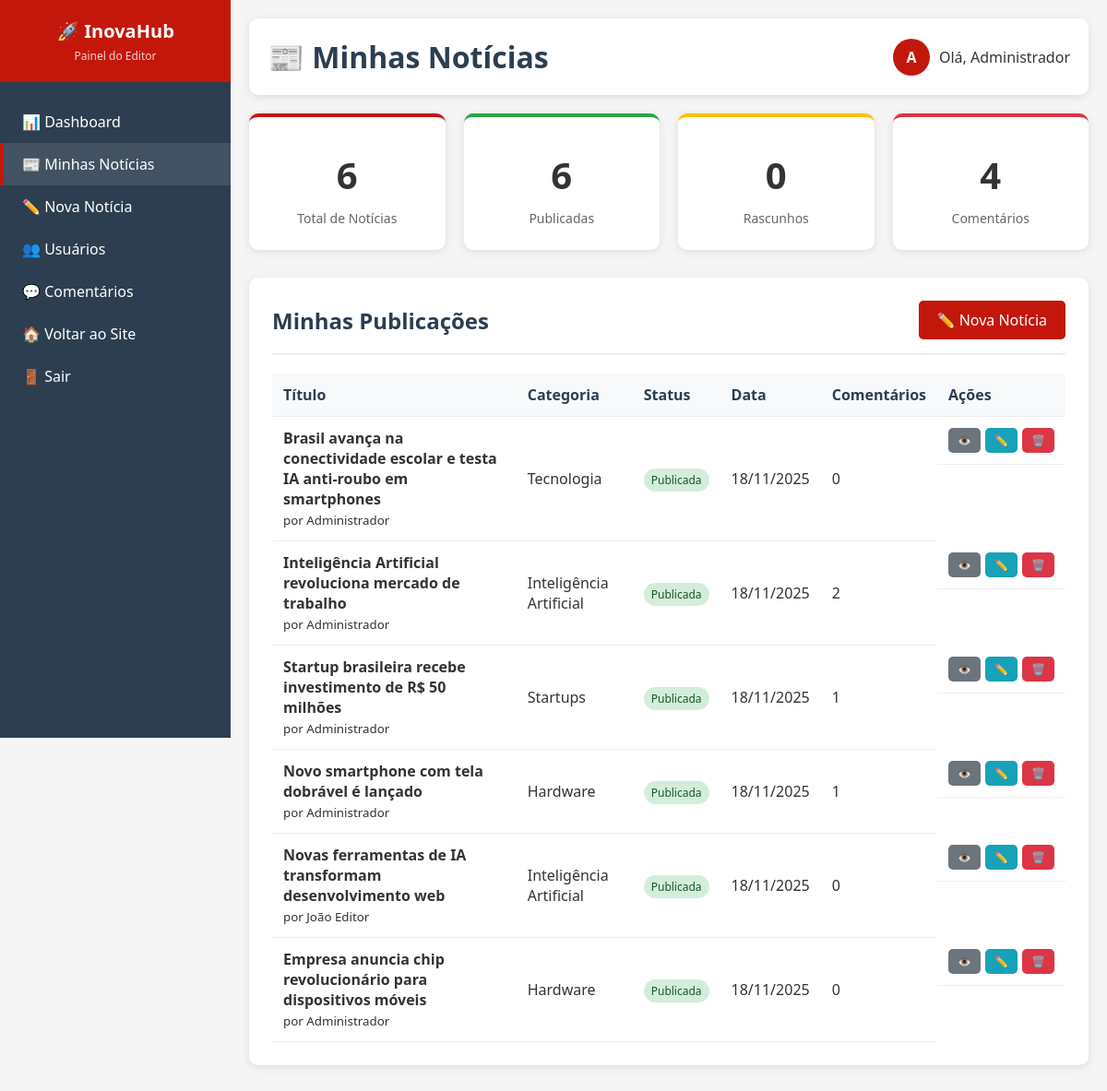
Before: /editor/minhas_noticias.php (signed in) with the older database file.
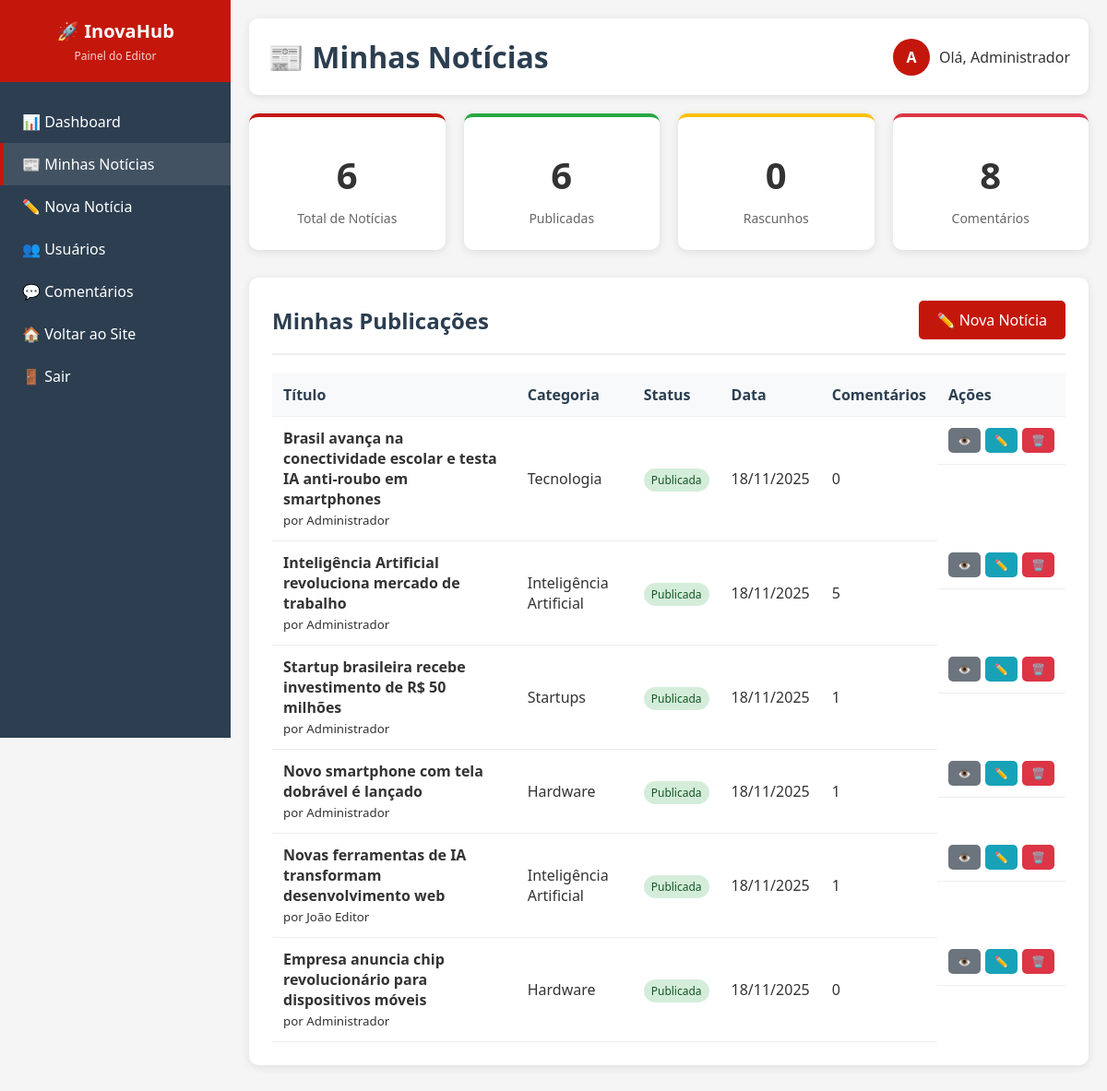
After: the same page with the newer database file.
### tables this page shows
CREATE TABLE `noticias` (
  `id` int(11) NOT NULL,
  `titulo` varchar(200) NOT NULL,
  `slug` varchar(200) NOT NULL,
  `resumo` text NOT NULL,
  `noticia` longtext NOT NULL,
  `imagem` varchar(255) DEFAULT 'noticia.jpg',
  `autor` int(11) NOT NULL,
  `categoria` int(11) NOT NULL,
  `status` enum('rascunho','publicada','arquivada') DEFAULT 'rascunho',
  `visualizacoes` int(11) DEFAULT 0,
  `destaque` tinyint(1) DEFAULT 0,
  `data` timestamp NOT NULL DEFAULT current_timestamp(),
  `publicada_em` timestamp NULL DEFAULT NULL,
  `criado_em` timestamp NOT NULL DEFAULT current_timestamp(),
  `atualizado_em` timestamp NOT NULL DEFAULT current_timestamp() ON UPDATE current_timestamp()
);

CREATE TABLE `usuarios` (
  `id` int(11) NOT NULL,
  `nome` varchar(100) NOT NULL,
  `email` varchar(150) NOT NULL,
  `senha` varchar(255) NOT NULL,
  `avatar` varchar(255) DEFAULT 'avatar.jpg',
  `tipo` enum('admin','editor','usuario') DEFAULT 'usuario',
  `status` enum('ativo','inativo') DEFAULT 'ativo',
  `criado_em` timestamp NOT NULL DEFAULT current_timestamp(),
  `atualizado_em` timestamp NOT NULL DEFAULT current_timestamp() ON UPDATE current_timestamp()
);

CREATE TABLE `categorias` (
  `id` int(11) NOT NULL,
  `nome` varchar(50) NOT NULL,
  `slug` varchar(50) NOT NULL,
  `cor` varchar(7) DEFAULT '#007bff',
  `descricao` text DEFAULT NULL,
  `criado_em` timestamp NOT NULL DEFAULT current_timestamp()
);

### includes/funcoes.php (called while the page is built, shortened)
<?php
function usuarioLogado($pdo)
{
    if (isset($_SESSION['usuario_id'])) {
        $stmt = $pdo->prepare("SELECT * FROM usuarios WHERE id = ?");
        $stmt->execute([$_SESSION['usuario_id']]);
        return $stmt->fetch(PDO::FETCH_ASSOC);
    }
    return false;
}

### editor/minhas_noticias.php (the view, shortened to what the changed rows need)
<?php
require '../includes/conexao.php';
require '../includes/funcoes.php';
$usuario = usuarioLogado($pdo);
if ($usuario['tipo'] === 'admin') {
    $stmt = $pdo->prepare("
        SELECT n.*,
               u.nome as autor_nome,
               c.nome as categoria_nome,
               COUNT(cm.id) as total_comentarios
        FROM noticias n
        JOIN usuarios u ON n.autor = u.id
        JOIN categorias c ON n.categoria = c.id
        LEFT JOIN comentarios cm ON n.id = cm.noticia_id
        GROUP BY n.id
        ORDER BY n.data DESC
    ");
    $stmt->execute();
}
$noticias = $stmt->fetchAll();
$total_comentarios = array_sum(array_column($noticias, 'total_comentarios'));
?>
<!DOCTYPE html>
<html lang="pt-br">
<head>
</head>
<body>
    <div class="admin-container">
        <aside class="sidebar">
            <div class="sidebar-header">
                <h1>🚀 InovaHub</h1>
            </div>
        </aside>
        <main class="main-content">
            <div class="header">
                <h1>📰 Minhas Notícias</h1>
            </div>
            <div class="stats-grid">
                <div class="stat-card comentarios">
                    <div class="stat-number"><?= $total_comentarios ?></div>
                    <div class="stat-label">Comentários</div>
                </div>
            </div>
            <div class="section">
                <div class="section-header">
                    <h2>Minhas Publicações</h2>
                </div>
                <?php if (empty($noticias)): ?>
                    <div class="empty-state">
                        <h3>📝 Você ainda não tem notícias</h3>
                        <p>Crie sua primeira notícia usando o botão acima.</p>
                    </div>
                <?php else: ?>
                    <table class="table">
                        <thead>
                            <tr>
                                <th>Título</th>
                                <th>Categoria</th>
                                <th>Status</th>
                                <th>Data</th>
                                <th>Comentários</th>
                                <th>Ações</th>
                            </tr>
                        </thead>
                        <tbody>
                            <?php foreach ($noticias as $noticia): ?>
                                <tr>
                                    <td>
                                        <strong><?= htmlspecialchars($noticia['titulo']) ?></strong>
                                        <?php if ($usuario['tipo'] === 'admin'): ?>
                                            <br><small>por <?= $noticia['autor_nome'] ?></small>
                                        <?php endif; ?>
                                    </td>
                                    <td><?= $noticia['categoria_nome'] ?></td>
                                    <td>
                                        <span class="status-badge status-<?= $noticia['status'] ?>">
                                            <?= ucfirst($noticia['status']) ?>
                                        </span>
                                    </td>
                                    <td><?= date('d/m/Y', strtotime($noticia['data'])) ?></td>
                                    <td>
                                        <span class="badge"><?= $noticia['total_comentarios'] ?></span>
                                    </td>
                                    <td class="action-buttons">
                                        <a href="../noticia.php?slug=<?= $noticia['slug'] ?>"
                                            class="btn btn-view btn-sm" target="_blank">👁️</a>
                                        <a href="editar_noticia.php?id=<?= $noticia['id'] ?>"
                                            class="btn btn-edit btn-sm">✏️</a>
                                        <a href="?excluir=<?= $noticia['id'] ?>"
                                            class="btn btn-delete btn-sm"
                                            onclick="return confirm('Tem certeza que deseja excluir a notícia \'<?= addslashes($noticia['titulo']) ?>\'?')">🗑️</a>
                                    </td>
                                </tr>
                            <?php endforeach; ?>
                        </tbody>
                    </table>
                <?php endif; ?>
            </div>
        </main>
    </div>
</body>
</html>

Changed rows visible on the page:
changed noticias "Inteligência Artificial revoluciona mercado de trabalho": total_comentarios "2" → "5"
changed noticias "Novas ferramentas de IA transformam desenvolvimento web": total_comentarios "0" → "1"
Other visible differences:
$total_comentarios: "4" → "8"
